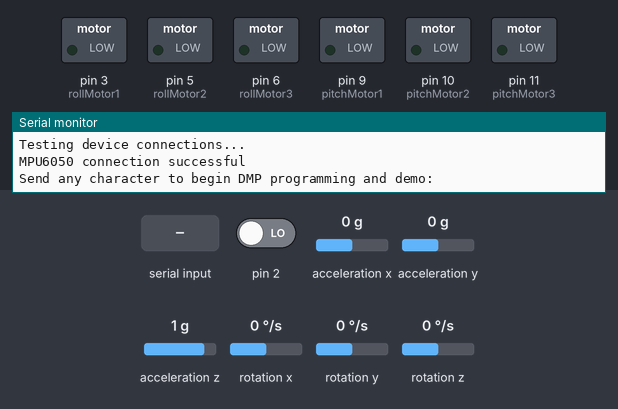
Recording of a sketch running on a simulated Arduino Uno, built with avr-gcc and run on an emulated ATmega328P. Parts: switched loads named in the sketch (green lamp = pin HIGH), the last lines printed to the serial monitor. The inputs (shaded band) are chosen by the test bench; at power-on: rotation z 0 °/s, pin 2 LOW, acceleration x 0 g, acceleration z 1 g, acceleration y 0 g, rotation x 0 °/s, rotation y 0 °/s. The sensor or clock chip raises its interrupt line as the real part does.

Above: at 0.9 s.
1.0 s: "1\n" received over Serial
At 2.0 s:
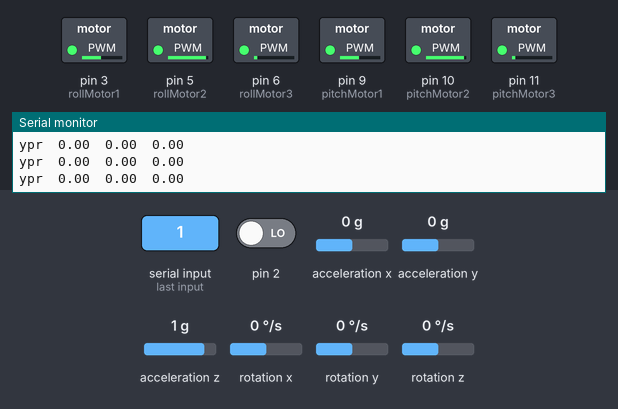
3.0 s: rotation z set to 100 °/s
6.0 s: pin 2 driven HIGH
7.5 s: acceleration x set to -1.4 g
10.5 s: acceleration z set to -1.4 g
13.5 s: "0\n" received over Serial
Timing chart, 0 to 16.0 s (numbered marks = the images above; inputs shaded):
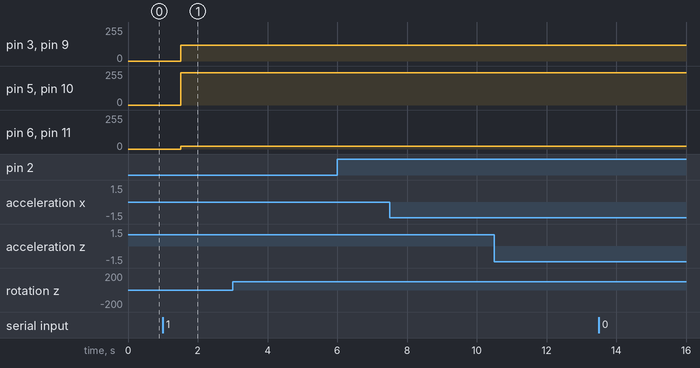

Measured:
- after the input at 1.0 s, pin 3 (rollMotor1), pin 9 (pitchMotor1): 0/255 → 119/255 after 0.51 s; pin 5 (rollMotor2), pin 10 (pitchMotor2): 0/255 → 241/255 after 0.51 s; pin 6 (rollMotor3), pin 11 (pitchMotor3): 0/255 → 21/255 after 0.51 s

The sketch:

Gimbal_Servo.ino
```cpp
// Sketch for 2 axis Gimbal control using MPU6050 accelerometer/gyro
// 5/8/2014 by Andreas Biekert and Jonah Grubb <andreas.biekert@pomona.edu>
//
// Based directly on sketches by Jeff Rowberg ( https://github.com/jrowberg/i2cdevlib )
// and http://elabz.com/bldc-motor-with-arduino-circuit-and-software/

/* ============================================
I2Cdev device library code is placed under the MIT license
Copyright (c) 2012 Jeff Rowberg

Permission is hereby granted, free of charge, to any person obtaining a copy
of this software and associated documentation files (the "Software"), to deal
in the Software without restriction, including without limitation the rights
to use, copy, modify, merge, publish, distribute, sublicense, and/or sell
copies of the Software, and to permit persons to whom the Software is
furnished to do so, subject to the following conditions:

The above copyright notice and this permission notice shall be included in
all copies or substantial portions of the Software.

THE SOFTWARE IS PROVIDED "AS IS", WITHOUT WARRANTY OF ANY KIND, EXPRESS OR
IMPLIED, INCLUDING BUT NOT LIMITED TO THE WARRANTIES OF MERCHANTABILITY,
FITNESS FOR A PARTICULAR PURPOSE AND NONINFRINGEMENT. IN NO EVENT SHALL THE
AUTHORS OR COPYRIGHT HOLDERS BE LIABLE FOR ANY CLAIM, DAMAGES OR OTHER
LIABILITY, WHETHER IN AN ACTION OF CONTRACT, TORT OR OTHERWISE, ARISING FROM,
OUT OF OR IN CONNECTION WITH THE SOFTWARE OR THE USE OR OTHER DEALINGS IN
THE SOFTWARE.
===============================================
*/

// I2Cdev and MPU6050 must be installed as libraries, or else the .cpp/.h files
// for both classes must be in the include path of your project
#include "I2Cdev.h"

#include "MPU6050_6Axis_MotionApps20.h"
//#include "MPU6050.h" // not necessary if using MotionApps include file

// Arduino Wire library is required if I2Cdev I2CDEV_ARDUINO_WIRE implementation
// is used in I2Cdev.h
#if I2CDEV_IMPLEMENTATION == I2CDEV_ARDUINO_WIRE
    #include "Wire.h"
#endif

// class default I2C address is 0x68
// specific I2C addresses may be passed as a parameter here
// AD0 low = 0x68 (default for SparkFun breakout and InvenSense evaluation board)
// AD0 high = 0x69
MPU6050 mpu;
//MPU6050 mpu(0x69); // <-- use for AD0 high

/* =========================================================================
   NOTE: In addition to connection 3.3v, GND, SDA, and SCL, this sketch
   depends on the MPU-6050's INT pin being connected to the Arduino's
   external interrupt #0 pin. On the Arduino Uno and Mega 2560, this is
   digital I/O pin 2.
 * ========================================================================= */

/* =========================================================================
   NOTE: Arduino v1.0.1 with the Leonardo board generates a compile error
   when using Serial.write(buf, len). The Teapot output uses this method.
   The solution requires a modification to the Arduino USBAPI.h file, which
   is fortunately simple, but annoying. This will be fixed in the next IDE
   release. For more info, see these links:

   http://arduino.cc/forum/index.php/topic,109987.0.html
   http://code.google.com/p/arduino/issues/detail?id=958
 * ========================================================================= */


// uncomment "OUTPUT_READABLE_QUATERNION" if you want to see the actual
// quaternion components in a [w, x, y, z] format (not best for parsing
// on a remote host such as Processing or something though)
//#define OUTPUT_READABLE_QUATERNION

// uncomment "OUTPUT_READABLE_EULER" if you want to see Euler angles
// (in degrees) calculated from the quaternions coming from the FIFO.
// Note that Euler angles suffer from gimbal lock (for more info, see
// http://en.wikipedia.org/wiki/Gimbal_lock)
//#define OUTPUT_READABLE_EULER

// uncomment "OUTPUT_READABLE_YAWPITCHROLL" if you want to see the yaw/
// pitch/roll angles (in degrees) calculated from the quaternions coming
// from the FIFO. Note this also requires gravity vector calculations.
// Also note that yaw/pitch/roll angles suffer from gimbal lock (for
// more info, see: http://en.wikipedia.org/wiki/Gimbal_lock)
#define OUTPUT_READABLE_YAWPITCHROLL

// uncomment "OUTPUT_READABLE_REALACCEL" if you want to see acceleration
// components with gravity removed. This acceleration reference frame is
// not compensated for orientation, so +X is always +X according to the
// sensor, just without the effects of gravity. If you want acceleration
// compensated for orientation, us OUTPUT_READABLE_WORLDACCEL instead.
//#define OUTPUT_READABLE_REALACCEL

// uncomment "OUTPUT_READABLE_WORLDACCEL" if you want to see acceleration
// components with gravity removed and adjusted for the world frame of
// reference (yaw is relative to initial orientation, since no magnetometer
// is present in this case). Could be quite handy in some cases.
//#define OUTPUT_READABLE_WORLDACCEL

// uncomment "OUTPUT_TEAPOT" if you want output that matches the
// format used for the InvenSense teapot demo
//#define OUTPUT_TEAPOT

// MPU control/status vars
bool dmpReady = false;  // set true if DMP init was successful
uint8_t mpuIntStatus;   // holds actual interrupt status byte from MPU
uint8_t devStatus;      // return status after each device operation (0 = success, !0 = error)
uint16_t packetSize;    // expected DMP packet size (default is 42 bytes)
uint16_t fifoCount;     // count of all bytes currently in FIFO
uint8_t fifoBuffer[64]; // FIFO storage buffer

// orientation/motion vars
Quaternion q;           // [w, x, y, z]         quaternion container
VectorInt16 aa;         // [x, y, z]            accel sensor measurements
VectorInt16 aaReal;     // [x, y, z]            gravity-free accel sensor measurements
VectorInt16 aaWorld;    // [x, y, z]            world-frame accel sensor measurements
VectorFloat gravity;    // [x, y, z]            gravity vector
float euler[3];         // [psi, theta, phi]    Euler angle container
float ypr[3];           // [yaw, pitch, roll]   yaw/pitch/roll container and gravity vector

// packet structure for InvenSense teapot demo
uint8_t teapotPacket[14] = { '$', 0x02, 0,0, 0,0, 0,0, 0,0, 0x00, 0x00, '\r', '\n' };

// Pins to control pitch motor
const int pitchMotor1 =9;
const int pitchMotor2 =10;
const int pitchMotor3 =11;

// Pins to control roll motor
const int rollMotor1 =3;
const int rollMotor2 =5;
const int rollMotor3 =6;

// Variable to let us move motor in desired direction
int increment = 0;

// Controls speed of motor updates
const int motorDelay = 7; // together with pot controls the RPM
long lastMotorDelayTime = 0;


// Variable to intialize orientation of axes
const int pitchOrient = 25;
const int rollOrient = -20;

const boolean pitch = true;
const boolean roll = false;

//FIXME: More values in this sine?
const int pwmSin[] = {127, 135, 144, 152, 160, 168, 176, 183, 190, 198, 204, 211, 217,
                222, 228, 233, 237, 241, 244, 247, 250, 252, 253, 254, 254, 254,
                253, 252, 250, 247, 244, 241, 237, 233, 228, 222, 217, 211, 204,
                198, 190, 183, 176, 168, 160, 152, 144, 135, 127, 119, 110, 102,
                94, 86, 78, 71, 64, 56, 50, 43, 37, 32, 26, 21, 17, 13, 10, 7,
                4, 2, 1, 0, 0, 0, 1, 2, 4, 7, 10, 13, 17, 21, 26, 32, 37, 43,
                50, 56, 64, 71, 78, 86, 94, 102, 110, 119
              };
            // array of PWM duty values for 8-bit timer - sine function};

//FIXME: Update with sine values
// Variables for pitch motor
int pitchStepA = 0;
int pitchStepB = 32;
int pitchStepC = 64;

//FIXME: Update with sine values
// Variables for roll motor
int rollStepA = 0;
int rollStepB = 32;
int rollStepC = 64;


// ================================================================
// ===               INTERRUPT DETECTION ROUTINE                ===
// ================================================================

volatile bool mpuInterrupt = false;     // indicates whether MPU interrupt pin has gone high
void dmpDataReady() {
    mpuInterrupt = true;
}


// ================================================================
// ===                      INITIAL SETUP                       ===
// ================================================================

void setup() {
    // join I2C bus (I2Cdev library doesn't do this automatically)
    #if I2CDEV_IMPLEMENTATION == I2CDEV_ARDUINO_WIRE
        Wire.begin();
        TWBR = 24; // 400kHz I2C clock (200kHz if CPU is 8MHz)
    #elif I2CDEV_IMPLEMENTATION == I2CDEV_BUILTIN_FASTWIRE
        Fastwire::setup(400, true);
    #endif

    // initialize serial communication
    // (115200 chosen because it is required for Teapot Demo output, but it's
    // really up to you depending on your project)
    Serial.begin(115200);
    while (!Serial); // wait for Leonardo enumeration, others continue immediately

    // NOTE: 8MHz or slower host processors, like the Teensy @ 3.3v or Ardunio
    // Pro Mini running at 3.3v, cannot handle this baud rate reliably due to
    // the baud timing being too misaligned with processor ticks. You must use
    // 38400 or slower in these cases, or use some kind of external separate
    // crystal solution for the UART timer.

    // initialize device
    Serial.println(F("Initializing I2C devices..."));
    mpu.initialize();

    // verify connection
    Serial.println(F("Testing device connections..."));
    Serial.println(mpu.testConnection() ? F("MPU6050 connection successful") : F("MPU6050 connection failed"));

    // wait for ready
    Serial.println(F("\nSend any character to begin DMP programming and demo: "));
    while (Serial.available() && Serial.read()); // empty buffer
    while (!Serial.available());                 // wait for data
    while (Serial.available() && Serial.read()); // empty buffer again

    // load and configure the DMP
    Serial.println(F("Initializing DMP..."));
    devStatus = mpu.dmpInitialize();

    // supply your own gyro offsets here, scaled for min sensitivity
    mpu.setXGyroOffset(220);
    mpu.setYGyroOffset(76);
    mpu.setZGyroOffset(-85);
    mpu.setZAccelOffset(1788); // 1688 factory default for my test chip

    // make sure it worked (returns 0 if so)
    if (devStatus == 0) {
        // turn on the DMP, now that it's ready
        Serial.println(F("Enabling DMP..."));
        mpu.setDMPEnabled(true);

        // enable Arduino interrupt detection
        Serial.println(F("Enabling interrupt detection (Arduino external interrupt 0)..."));
        attachInterrupt(0, dmpDataReady, RISING);
        mpuIntStatus = mpu.getIntStatus();

        // set our DMP Ready flag so the main loop() function knows it's okay to use it
        Serial.println(F("DMP ready! Waiting for first interrupt..."));
        dmpReady = true;

        // get expected DMP packet size for later comparison
        packetSize = mpu.dmpGetFIFOPacketSize();
    } else {
        // ERROR!
        // 1 = initial memory load failed
        // 2 = DMP configuration updates failed
        // (if it's going to break, usually the code will be 1)
        Serial.print(F("DMP Initialization failed (code "));
        Serial.print(devStatus);
        Serial.println(F(")"));
    }

    // Declares the motor pins as output pins
    pinMode(pitchMotor1, OUTPUT);
    pinMode(pitchMotor2, OUTPUT);
    pinMode(pitchMotor3, OUTPUT);
    pinMode(rollMotor1, OUTPUT);
    pinMode(rollMotor2, OUTPUT);
    pinMode(rollMotor3, OUTPUT);

}


// ================================================================
// ===                    MAIN PROGRAM LOOP                     ===
// ================================================================

void loop() {

    // if programming failed, don't try to do anything
    if (!dmpReady) return;

    // wait for MPU interrupt or extra packet(s) available
    while (!mpuInterrupt && fifoCount < packetSize) {

        // Move pitch motor
        if((millis() - lastMotorDelayTime) >  motorDelay) {

            move(pitchStepA, pitchStepB, pitchStepC,
                    pitchMotor1, pitchMotor2, pitchMotor3, pitch);

            move(rollStepA, rollStepB, rollStepC,
                    rollMotor1, rollMotor2, rollMotor3, roll);

      }

        if( mpuInterrupt ) {
          break;
        }
    }

    // reset interrupt flag and get INT_STATUS byte

    mpuInterrupt = false;
    mpuIntStatus = mpu.getIntStatus();

    // get current FIFO count
    fifoCount = mpu.getFIFOCount();

    // Serial.println("checking overflow");
    // check for overflow (this should never happen unless our code is too inefficient)
    if ((mpuIntStatus & 0x10) || fifoCount == 1024) {

      // reset so we can continue cleanly
        mpu.resetFIFO();
        Serial.println(F("FIFO overflow!"));

    // otherwise, check for DMP data ready interrupt (this should happen frequently)
    } else if (mpuIntStatus & 0x02) {
        // wait for correct available data length, should be a VERY short wait
        while (fifoCount < packetSize) fifoCount = mpu.getFIFOCount();

        // read a packet from FIFO
        mpu.getFIFOBytes(fifoBuffer, packetSize);

        // track FIFO count here in case there is > 1 packet available
        // (this lets us immediately read more without waiting for an interrupt)
        fifoCount -= packetSize;

        #ifdef OUTPUT_READABLE_QUATERNION
            // display quaternion values in easy matrix form: w x y z
            mpu.dmpGetQuaternion(&q, fifoBuffer);
            Serial.print("quat\t");
            Serial.print(q.w);
            Serial.print("\t");
            Serial.print(q.x);
            Serial.print("\t");
            Serial.print(q.y);
            Serial.print("\t");
            Serial.println(q.z);
        #endif

        #ifdef OUTPUT_READABLE_EULER
            // display Euler angles in degrees
            mpu.dmpGetQuaternion(&q, fifoBuffer);
            mpu.dmpGetEuler(euler, &q);
            Serial.print("euler\t");
            Serial.print(euler[0] * 180/M_PI);
            Serial.print("\t");
            Serial.print(euler[1] * 180/M_PI);
            Serial.print("\t");
            Serial.println(euler[2] * 180/M_PI);
        #endif

        #ifdef OUTPUT_READABLE_YAWPITCHROLL
            // display Euler angles in degrees
            mpu.dmpGetQuaternion(&q, fifoBuffer);
            mpu.dmpGetGravity(&gravity, &q);
            mpu.dmpGetYawPitchRoll(ypr, &q, &gravity);
            Serial.print("ypr\t");
            Serial.print(ypr[0] * 180/M_PI);
            Serial.print("\t");
            Serial.print(ypr[1] * 180/M_PI);
            Serial.print("\t");
            Serial.println(ypr[2] * 180/M_PI);
        #endif

        #ifdef OUTPUT_READABLE_REALACCEL
            // display real acceleration, adjusted to remove gravity
            mpu.dmpGetQuaternion(&q, fifoBuffer);
            mpu.dmpGetAccel(&aa, fifoBuffer);
            mpu.dmpGetGravity(&gravity, &q);
            mpu.dmpGetLinearAccel(&aaReal, &aa, &gravity);
            Serial.print("areal\t");
            Serial.print(aaReal.x);
            Serial.print("\t");
            Serial.print(aaReal.y);
            Serial.print("\t");
            Serial.println(aaReal.z);
        #endif

        #ifdef OUTPUT_READABLE_WORLDACCEL
            // display initial world-frame acceleration, adjusted to remove gravity
            // and rotated based on known orientation from quaternion
            mpu.dmpGetQuaternion(&q, fifoBuffer);
            mpu.dmpGetAccel(&aa, fifoBuffer);
            mpu.dmpGetGravity(&gravity, &q);
            mpu.dmpGetLinearAccel(&aaReal, &aa, &gravity);
            mpu.dmpGetLinearAccelInWorld(&aaWorld, &aaReal, &q);
            Serial.print("aworld\t");
            Serial.print(aaWorld.x);
            Serial.print("\t");
            Serial.print(aaWorld.y);
            Serial.print("\t");
            Serial.println(aaWorld.z);
        #endif

        #ifdef OUTPUT_TEAPOT
            // display quaternion values in InvenSense Teapot demo format:
            teapotPacket[2] = fifoBuffer[0];
            teapotPacket[3] = fifoBuffer[1];
            teapotPacket[4] = fifoBuffer[4];
            teapotPacket[5] = fifoBuffer[5];
            teapotPacket[6] = fifoBuffer[8];
            teapotPacket[7] = fifoBuffer[9];
            teapotPacket[8] = fifoBuffer[12];
            teapotPacket[9] = fifoBuffer[13];
            Serial.write(teapotPacket, 14);
            teapotPacket[11]++; // packetCount, loops at 0xFF on purpose
        #endif

    }
}

// ================================================================
// ===                   MOTOR MOVE FUNCTION                    ===
// ================================================================
// This function handles the movement of the motor. It takes in
// six arguments, each for a particular motor:
//
// currentStepA/B/C: references to integers representing the current
//    position in the sine wave for the coils in the motor
// motorPin1/2/3: integers representing the output pins to send
//    motor data to
//
// Updates each of the steps forwards or backwards depending on the
// orientation of the motor vs. the desired value
//
void move(int &currentStepA, int &currentStepB, int &currentStepC,
          int motorPin1, int motorPin2, int motorPin3, boolean axis) {

  // delay time passed, move one step
  if(  axis == true ) {
    if( (ypr[1] * 180/M_PI) <= pitchOrient ) {
      increment = -1;
    } else {
      increment = 1;
    }
  } else if( axis == false) {
    if( (ypr[2] * 180/M_PI) <= rollOrient ) {
      increment = 1;
    } else {
      increment = -1;
    }
  }

  // Keeps motor orientation in bounds
  currentStepA = currentStepA + increment;
  if(currentStepA > 95) currentStepA = 0;
  if(currentStepA < 0) currentStepA = 95;

  currentStepB = currentStepB + increment;
  if(currentStepB > 95) currentStepB = 0;
  if(currentStepB < 0) currentStepB = 95;

  currentStepC = currentStepC + increment;
  if(currentStepC > 95) currentStepC = 0;
  if(currentStepC < 0) currentStepC = 95;

  // Update motor orientation
  analogWrite(motorPin1, pwmSin[currentStepA]);
  analogWrite(motorPin2, pwmSin[currentStepB]);
  analogWrite(motorPin3, pwmSin[currentStepC]);

  lastMotorDelayTime = millis();

}
```
